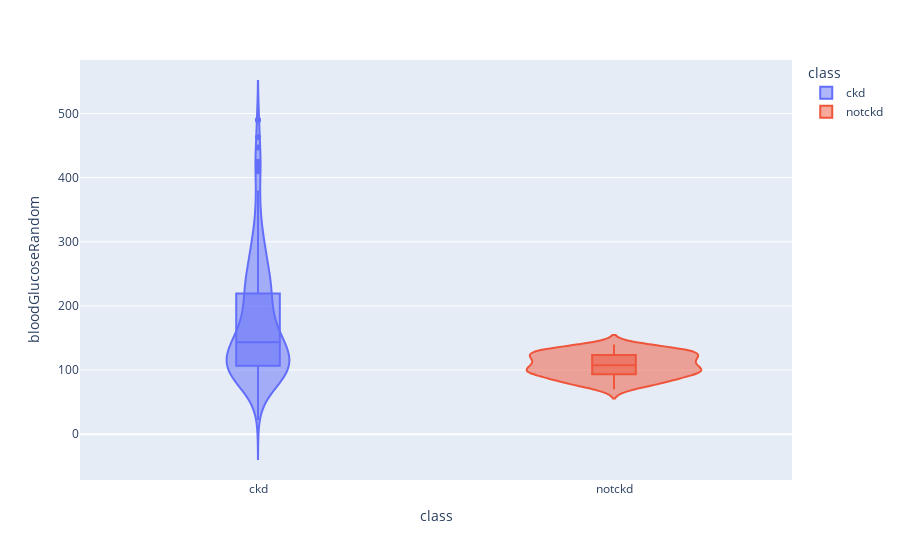

Notebook source saved alongside this figure:
### Code cell
violinPlot('bloodGlucoseRandom')

### Figure 1 — Plotly figure (JSON) as saved in the notebook; plotly's stock layout.template omitted (floating-point values rounded to 4 significant figures; data arrays with more than 128 entries replaced by an {"elided": "..."} marker saying what was removed)
{"data": [{"alignmentgroup": "True", "box": {"visible": true}, "hovertemplate": "class=%{x}<br>bloodGlucoseRandom=%{y}<extra></extra>", "legendgroup": "ckd", "marker": {"color": "#636efa"}, "name": "ckd", "offsetgroup": "ckd", "orientation": "v", "scalegroup": "True", "showlegend": true, "type": "violin", "x": {"elided": "250 str values"}, "x0": " ", "xaxis": "x", "y": {"elided": "250 int values"}, "y0": " ", "yaxis": "y"}, {"alignmentgroup": "True", "box": {"visible": true}, "hovertemplate": "class=%{x}<br>bloodGlucoseRandom=%{y}<extra></extra>", "legendgroup": "notckd", "marker": {"color": "#EF553B"}, "name": "notckd", "offsetgroup": "notckd", "orientation": "v", "scalegroup": "True", "showlegend": true, "type": "violin", "x": {"elided": "150 str values"}, "x0": " ", "xaxis": "x", "y": {"elided": "150 int values"}, "y0": " ", "yaxis": "y"}], "layout": {"legend": {"title": {"text": "class"}, "tracegroupgap": 0}, "margin": {"t": 60}, "violinmode": "overlay", "xaxis": {"anchor": "y", "categoryarray": ["ckd", "notckd"], "categoryorder": "array", "domain": [0, 1], "title": {"text": "class"}}, "yaxis": {"anchor": "x", "domain": [0, 1], "title": {"text": "bloodGlucoseRandom"}}}}
